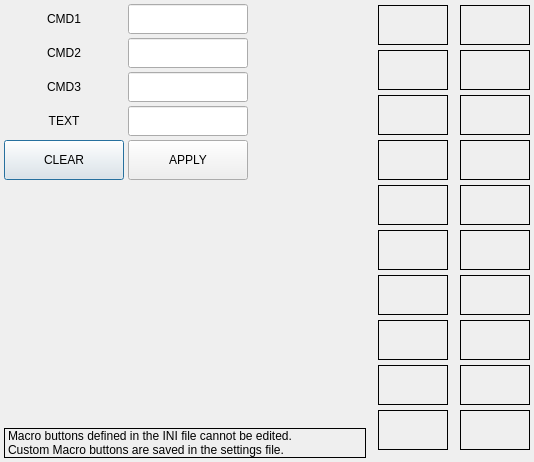
<?xml version="1.0" encoding="UTF-8"?>
<ui version="4.0">
 <class>dialog_macros</class>
 <widget class="QDialog" name="dialog_macros">
  <property name="geometry">
   <rect>
    <x>0</x>
    <y>0</y>
    <width>534</width>
    <height>462</height>
   </rect>
  </property>
  <property name="windowTitle">
   <string>CUSTOM MACROS</string>
  </property>
  <property name="windowIcon">
   <iconset resource="../vyraxis/vyraxis.qrc">
    <normaloff>:/images/images/silver_dragon.png</normaloff>:/images/images/silver_dragon.png</iconset>
  </property>
  <layout class="QHBoxLayout" name="horizontalLayout_2">
   <property name="spacing">
    <number>4</number>
   </property>
   <property name="leftMargin">
    <number>0</number>
   </property>
   <property name="topMargin">
    <number>0</number>
   </property>
   <property name="rightMargin">
    <number>0</number>
   </property>
   <property name="bottomMargin">
    <number>0</number>
   </property>
   <item>
    <layout class="QVBoxLayout" name="verticalLayout_3">
     <property name="leftMargin">
      <number>4</number>
     </property>
     <property name="topMargin">
      <number>4</number>
     </property>
     <property name="rightMargin">
      <number>4</number>
     </property>
     <property name="bottomMargin">
      <number>4</number>
     </property>
     <item>
      <layout class="QHBoxLayout" name="horizontalLayout" stretch="0,0,0">
       <property name="topMargin">
        <number>0</number>
       </property>
       <item>
        <widget class="QLabel" name="label_3">
         <property name="sizePolicy">
          <sizepolicy hsizetype="Preferred" vsizetype="Preferred">
           <horstretch>0</horstretch>
           <verstretch>0</verstretch>
          </sizepolicy>
         </property>
         <property name="minimumSize">
          <size>
           <width>120</width>
           <height>30</height>
          </size>
         </property>
         <property name="maximumSize">
          <size>
           <width>120</width>
           <height>30</height>
          </size>
         </property>
         <property name="text">
          <string>CMD1</string>
         </property>
         <property name="alignment">
          <set>Qt::AlignCenter</set>
         </property>
        </widget>
       </item>
       <item>
        <widget class="QLineEdit" name="lineEdit_cmd1">
         <property name="sizePolicy">
          <sizepolicy hsizetype="Preferred" vsizetype="Preferred">
           <horstretch>0</horstretch>
           <verstretch>0</verstretch>
          </sizepolicy>
         </property>
         <property name="minimumSize">
          <size>
           <width>120</width>
           <height>30</height>
          </size>
         </property>
         <property name="maximumSize">
          <size>
           <width>120</width>
           <height>30</height>
          </size>
         </property>
         <property name="focusPolicy">
          <enum>Qt::ClickFocus</enum>
         </property>
         <property name="maxLength">
          <number>20</number>
         </property>
        </widget>
       </item>
       <item>
        <spacer name="horizontalSpacer">
         <property name="orientation">
          <enum>Qt::Horizontal</enum>
         </property>
         <property name="sizeHint" stdset="0">
          <size>
           <width>40</width>
           <height>20</height>
          </size>
         </property>
        </spacer>
       </item>
      </layout>
     </item>
     <item>
      <layout class="QHBoxLayout" name="horizontalLayout_4">
       <property name="topMargin">
        <number>0</number>
       </property>
       <item>
        <widget class="QLabel" name="label_4">
         <property name="sizePolicy">
          <sizepolicy hsizetype="Preferred" vsizetype="Preferred">
           <horstretch>0</horstretch>
           <verstretch>0</verstretch>
          </sizepolicy>
         </property>
         <property name="minimumSize">
          <size>
           <width>120</width>
           <height>30</height>
          </size>
         </property>
         <property name="maximumSize">
          <size>
           <width>120</width>
           <height>30</height>
          </size>
         </property>
         <property name="text">
          <string>CMD2</string>
         </property>
         <property name="alignment">
          <set>Qt::AlignCenter</set>
         </property>
        </widget>
       </item>
       <item>
        <widget class="QLineEdit" name="lineEdit_cmd2">
         <property name="sizePolicy">
          <sizepolicy hsizetype="Preferred" vsizetype="Preferred">
           <horstretch>0</horstretch>
           <verstretch>0</verstretch>
          </sizepolicy>
         </property>
         <property name="minimumSize">
          <size>
           <width>120</width>
           <height>30</height>
          </size>
         </property>
         <property name="maximumSize">
          <size>
           <width>120</width>
           <height>30</height>
          </size>
         </property>
         <property name="focusPolicy">
          <enum>Qt::ClickFocus</enum>
         </property>
         <property name="maxLength">
          <number>20</number>
         </property>
        </widget>
       </item>
       <item>
        <spacer name="horizontalSpacer_2">
         <property name="orientation">
          <enum>Qt::Horizontal</enum>
         </property>
         <property name="sizeHint" stdset="0">
          <size>
           <width>40</width>
           <height>20</height>
          </size>
         </property>
        </spacer>
       </item>
      </layout>
     </item>
     <item>
      <layout class="QHBoxLayout" name="horizontalLayout_5">
       <property name="topMargin">
        <number>0</number>
       </property>
       <item>
        <widget class="QLabel" name="label_5">
         <property name="sizePolicy">
          <sizepolicy hsizetype="Preferred" vsizetype="Preferred">
           <horstretch>0</horstretch>
           <verstretch>0</verstretch>
          </sizepolicy>
         </property>
         <property name="minimumSize">
          <size>
           <width>120</width>
           <height>30</height>
          </size>
         </property>
         <property name="maximumSize">
          <size>
           <width>120</width>
           <height>30</height>
          </size>
         </property>
         <property name="text">
          <string>CMD3</string>
         </property>
         <property name="alignment">
          <set>Qt::AlignCenter</set>
         </property>
        </widget>
       </item>
       <item>
        <widget class="QLineEdit" name="lineEdit_cmd3">
         <property name="sizePolicy">
          <sizepolicy hsizetype="Preferred" vsizetype="Preferred">
           <horstretch>0</horstretch>
           <verstretch>0</verstretch>
          </sizepolicy>
         </property>
         <property name="minimumSize">
          <size>
           <width>120</width>
           <height>30</height>
          </size>
         </property>
         <property name="maximumSize">
          <size>
           <width>120</width>
           <height>30</height>
          </size>
         </property>
         <property name="focusPolicy">
          <enum>Qt::ClickFocus</enum>
         </property>
         <property name="maxLength">
          <number>20</number>
         </property>
        </widget>
       </item>
       <item>
        <spacer name="horizontalSpacer_3">
         <property name="orientation">
          <enum>Qt::Horizontal</enum>
         </property>
         <property name="sizeHint" stdset="0">
          <size>
           <width>40</width>
           <height>20</height>
          </size>
         </property>
        </spacer>
       </item>
      </layout>
     </item>
     <item>
      <layout class="QHBoxLayout" name="horizontalLayout_6">
       <property name="topMargin">
        <number>0</number>
       </property>
       <item>
        <widget class="QLabel" name="label_6">
         <property name="sizePolicy">
          <sizepolicy hsizetype="Preferred" vsizetype="Preferred">
           <horstretch>0</horstretch>
           <verstretch>0</verstretch>
          </sizepolicy>
         </property>
         <property name="minimumSize">
          <size>
           <width>120</width>
           <height>30</height>
          </size>
         </property>
         <property name="maximumSize">
          <size>
           <width>120</width>
           <height>30</height>
          </size>
         </property>
         <property name="text">
          <string>TEXT</string>
         </property>
         <property name="alignment">
          <set>Qt::AlignCenter</set>
         </property>
        </widget>
       </item>
       <item>
        <widget class="QLineEdit" name="lineEdit_text">
         <property name="sizePolicy">
          <sizepolicy hsizetype="Preferred" vsizetype="Preferred">
           <horstretch>0</horstretch>
           <verstretch>0</verstretch>
          </sizepolicy>
         </property>
         <property name="minimumSize">
          <size>
           <width>120</width>
           <height>30</height>
          </size>
         </property>
         <property name="maximumSize">
          <size>
           <width>120</width>
           <height>30</height>
          </size>
         </property>
         <property name="focusPolicy">
          <enum>Qt::ClickFocus</enum>
         </property>
        </widget>
       </item>
       <item>
        <spacer name="horizontalSpacer_4">
         <property name="orientation">
          <enum>Qt::Horizontal</enum>
         </property>
         <property name="sizeHint" stdset="0">
          <size>
           <width>40</width>
           <height>20</height>
          </size>
         </property>
        </spacer>
       </item>
      </layout>
     </item>
     <item>
      <layout class="QHBoxLayout" name="horizontalLayout_3">
       <property name="topMargin">
        <number>0</number>
       </property>
       <item>
        <widget class="QPushButton" name="btn_clear">
         <property name="sizePolicy">
          <sizepolicy hsizetype="Preferred" vsizetype="Preferred">
           <horstretch>0</horstretch>
           <verstretch>0</verstretch>
          </sizepolicy>
         </property>
         <property name="minimumSize">
          <size>
           <width>120</width>
           <height>40</height>
          </size>
         </property>
         <property name="maximumSize">
          <size>
           <width>120</width>
           <height>40</height>
          </size>
         </property>
         <property name="focusPolicy">
          <enum>Qt::ClickFocus</enum>
         </property>
         <property name="toolTip">
          <string>Clear all input lines</string>
         </property>
         <property name="text">
          <string>CLEAR</string>
         </property>
        </widget>
       </item>
       <item>
        <widget class="QPushButton" name="btn_apply">
         <property name="sizePolicy">
          <sizepolicy hsizetype="Preferred" vsizetype="Preferred">
           <horstretch>0</horstretch>
           <verstretch>0</verstretch>
          </sizepolicy>
         </property>
         <property name="minimumSize">
          <size>
           <width>120</width>
           <height>40</height>
          </size>
         </property>
         <property name="maximumSize">
          <size>
           <width>120</width>
           <height>40</height>
          </size>
         </property>
         <property name="focusPolicy">
          <enum>Qt::ClickFocus</enum>
         </property>
         <property name="toolTip">
          <string>Apply command line to macro button</string>
         </property>
         <property name="text">
          <string>APPLY</string>
         </property>
        </widget>
       </item>
       <item>
        <spacer name="horizontalSpacer_5">
         <property name="orientation">
          <enum>Qt::Horizontal</enum>
         </property>
         <property name="sizeHint" stdset="0">
          <size>
           <width>40</width>
           <height>20</height>
          </size>
         </property>
        </spacer>
       </item>
      </layout>
     </item>
     <item>
      <spacer name="verticalSpacer_2">
       <property name="orientation">
        <enum>Qt::Vertical</enum>
       </property>
       <property name="sizeHint" stdset="0">
        <size>
         <width>20</width>
         <height>40</height>
        </size>
       </property>
      </spacer>
     </item>
     <item>
      <widget class="QLabel" name="lbl_explain">
       <property name="sizePolicy">
        <sizepolicy hsizetype="Preferred" vsizetype="Minimum">
         <horstretch>0</horstretch>
         <verstretch>0</verstretch>
        </sizepolicy>
       </property>
       <property name="frameShape">
        <enum>QFrame::Box</enum>
       </property>
       <property name="text">
        <string>Macro buttons defined in the INI file cannot be edited.
Custom Macro buttons are saved in the settings file.</string>
       </property>
      </widget>
     </item>
    </layout>
   </item>
   <item>
    <layout class="QVBoxLayout" name="verticalLayout">
     <property name="leftMargin">
      <number>4</number>
     </property>
     <property name="topMargin">
      <number>4</number>
     </property>
     <property name="rightMargin">
      <number>4</number>
     </property>
     <property name="bottomMargin">
      <number>4</number>
     </property>
     <item>
      <widget class="ClickableLabel" name="lbl_macro0">
       <property name="minimumSize">
        <size>
         <width>70</width>
         <height>40</height>
        </size>
       </property>
       <property name="maximumSize">
        <size>
         <width>70</width>
         <height>40</height>
        </size>
       </property>
       <property name="frameShape">
        <enum>QFrame::Box</enum>
       </property>
       <property name="text">
        <string/>
       </property>
       <property name="alignment">
        <set>Qt::AlignCenter</set>
       </property>
       <property name="index" stdset="0">
        <number>0</number>
       </property>
      </widget>
     </item>
     <item>
      <widget class="ClickableLabel" name="lbl_macro1">
       <property name="minimumSize">
        <size>
         <width>70</width>
         <height>40</height>
        </size>
       </property>
       <property name="maximumSize">
        <size>
         <width>70</width>
         <height>40</height>
        </size>
       </property>
       <property name="frameShape">
        <enum>QFrame::Box</enum>
       </property>
       <property name="text">
        <string/>
       </property>
       <property name="alignment">
        <set>Qt::AlignCenter</set>
       </property>
       <property name="index" stdset="0">
        <number>1</number>
       </property>
      </widget>
     </item>
     <item>
      <widget class="ClickableLabel" name="lbl_macro2">
       <property name="minimumSize">
        <size>
         <width>70</width>
         <height>40</height>
        </size>
       </property>
       <property name="maximumSize">
        <size>
         <width>70</width>
         <height>40</height>
        </size>
       </property>
       <property name="frameShape">
        <enum>QFrame::Box</enum>
       </property>
       <property name="text">
        <string/>
       </property>
       <property name="alignment">
        <set>Qt::AlignCenter</set>
       </property>
       <property name="index" stdset="0">
        <number>2</number>
       </property>
      </widget>
     </item>
     <item>
      <widget class="ClickableLabel" name="lbl_macro3">
       <property name="minimumSize">
        <size>
         <width>70</width>
         <height>40</height>
        </size>
       </property>
       <property name="maximumSize">
        <size>
         <width>70</width>
         <height>40</height>
        </size>
       </property>
       <property name="frameShape">
        <enum>QFrame::Box</enum>
       </property>
       <property name="text">
        <string/>
       </property>
       <property name="alignment">
        <set>Qt::AlignCenter</set>
       </property>
       <property name="index" stdset="0">
        <number>3</number>
       </property>
      </widget>
     </item>
     <item>
      <widget class="ClickableLabel" name="lbl_macro4">
       <property name="minimumSize">
        <size>
         <width>70</width>
         <height>40</height>
        </size>
       </property>
       <property name="maximumSize">
        <size>
         <width>70</width>
         <height>40</height>
        </size>
       </property>
       <property name="frameShape">
        <enum>QFrame::Box</enum>
       </property>
       <property name="text">
        <string/>
       </property>
       <property name="alignment">
        <set>Qt::AlignCenter</set>
       </property>
       <property name="index" stdset="0">
        <number>4</number>
       </property>
      </widget>
     </item>
     <item>
      <widget class="ClickableLabel" name="lbl_macro5">
       <property name="minimumSize">
        <size>
         <width>70</width>
         <height>40</height>
        </size>
       </property>
       <property name="maximumSize">
        <size>
         <width>70</width>
         <height>40</height>
        </size>
       </property>
       <property name="frameShape">
        <enum>QFrame::Box</enum>
       </property>
       <property name="text">
        <string/>
       </property>
       <property name="alignment">
        <set>Qt::AlignCenter</set>
       </property>
       <property name="index" stdset="0">
        <number>5</number>
       </property>
      </widget>
     </item>
     <item>
      <widget class="ClickableLabel" name="lbl_macro6">
       <property name="minimumSize">
        <size>
         <width>70</width>
         <height>40</height>
        </size>
       </property>
       <property name="maximumSize">
        <size>
         <width>70</width>
         <height>40</height>
        </size>
       </property>
       <property name="frameShape">
        <enum>QFrame::Box</enum>
       </property>
       <property name="text">
        <string/>
       </property>
       <property name="alignment">
        <set>Qt::AlignCenter</set>
       </property>
       <property name="index" stdset="0">
        <number>6</number>
       </property>
      </widget>
     </item>
     <item>
      <widget class="ClickableLabel" name="lbl_macro7">
       <property name="minimumSize">
        <size>
         <width>70</width>
         <height>40</height>
        </size>
       </property>
       <property name="maximumSize">
        <size>
         <width>70</width>
         <height>40</height>
        </size>
       </property>
       <property name="frameShape">
        <enum>QFrame::Box</enum>
       </property>
       <property name="text">
        <string/>
       </property>
       <property name="alignment">
        <set>Qt::AlignCenter</set>
       </property>
       <property name="index" stdset="0">
        <number>7</number>
       </property>
      </widget>
     </item>
     <item>
      <widget class="ClickableLabel" name="lbl_macro8">
       <property name="minimumSize">
        <size>
         <width>70</width>
         <height>40</height>
        </size>
       </property>
       <property name="maximumSize">
        <size>
         <width>70</width>
         <height>40</height>
        </size>
       </property>
       <property name="frameShape">
        <enum>QFrame::Box</enum>
       </property>
       <property name="alignment">
        <set>Qt::AlignCenter</set>
       </property>
       <property name="index" stdset="0">
        <number>8</number>
       </property>
      </widget>
     </item>
     <item>
      <widget class="ClickableLabel" name="lbl_macro9">
       <property name="minimumSize">
        <size>
         <width>70</width>
         <height>40</height>
        </size>
       </property>
       <property name="maximumSize">
        <size>
         <width>70</width>
         <height>40</height>
        </size>
       </property>
       <property name="frameShape">
        <enum>QFrame::Box</enum>
       </property>
       <property name="alignment">
        <set>Qt::AlignCenter</set>
       </property>
       <property name="index" stdset="0">
        <number>9</number>
       </property>
      </widget>
     </item>
    </layout>
   </item>
   <item>
    <layout class="QVBoxLayout" name="verticalLayout_2">
     <property name="leftMargin">
      <number>4</number>
     </property>
     <property name="topMargin">
      <number>4</number>
     </property>
     <property name="rightMargin">
      <number>4</number>
     </property>
     <property name="bottomMargin">
      <number>4</number>
     </property>
     <item>
      <widget class="ClickableLabel" name="lbl_macro10">
       <property name="minimumSize">
        <size>
         <width>70</width>
         <height>40</height>
        </size>
       </property>
       <property name="maximumSize">
        <size>
         <width>70</width>
         <height>40</height>
        </size>
       </property>
       <property name="frameShape">
        <enum>QFrame::Box</enum>
       </property>
       <property name="text">
        <string/>
       </property>
       <property name="alignment">
        <set>Qt::AlignCenter</set>
       </property>
       <property name="index" stdset="0">
        <number>10</number>
       </property>
      </widget>
     </item>
     <item>
      <widget class="ClickableLabel" name="lbl_macro11">
       <property name="minimumSize">
        <size>
         <width>70</width>
         <height>40</height>
        </size>
       </property>
       <property name="maximumSize">
        <size>
         <width>70</width>
         <height>40</height>
        </size>
       </property>
       <property name="frameShape">
        <enum>QFrame::Box</enum>
       </property>
       <property name="text">
        <string/>
       </property>
       <property name="alignment">
        <set>Qt::AlignCenter</set>
       </property>
       <property name="index" stdset="0">
        <number>11</number>
       </property>
      </widget>
     </item>
     <item>
      <widget class="ClickableLabel" name="lbl_macro12">
       <property name="minimumSize">
        <size>
         <width>70</width>
         <height>40</height>
        </size>
       </property>
       <property name="maximumSize">
        <size>
         <width>70</width>
         <height>40</height>
        </size>
       </property>
       <property name="frameShape">
        <enum>QFrame::Box</enum>
       </property>
       <property name="text">
        <string/>
       </property>
       <property name="alignment">
        <set>Qt::AlignCenter</set>
       </property>
       <property name="index" stdset="0">
        <number>12</number>
       </property>
      </widget>
     </item>
     <item>
      <widget class="ClickableLabel" name="lbl_macro13">
       <property name="minimumSize">
        <size>
         <width>70</width>
         <height>40</height>
        </size>
       </property>
       <property name="maximumSize">
        <size>
         <width>70</width>
         <height>40</height>
        </size>
       </property>
       <property name="frameShape">
        <enum>QFrame::Box</enum>
       </property>
       <property name="text">
        <string/>
       </property>
       <property name="alignment">
        <set>Qt::AlignCenter</set>
       </property>
       <property name="index" stdset="0">
        <number>13</number>
       </property>
      </widget>
     </item>
     <item>
      <widget class="ClickableLabel" name="lbl_macro14">
       <property name="minimumSize">
        <size>
         <width>70</width>
         <height>40</height>
        </size>
       </property>
       <property name="maximumSize">
        <size>
         <width>70</width>
         <height>40</height>
        </size>
       </property>
       <property name="frameShape">
        <enum>QFrame::Box</enum>
       </property>
       <property name="text">
        <string/>
       </property>
       <property name="alignment">
        <set>Qt::AlignCenter</set>
       </property>
       <property name="index" stdset="0">
        <number>14</number>
       </property>
      </widget>
     </item>
     <item>
      <widget class="ClickableLabel" name="lbl_macro15">
       <property name="minimumSize">
        <size>
         <width>70</width>
         <height>40</height>
        </size>
       </property>
       <property name="maximumSize">
        <size>
         <width>70</width>
         <height>40</height>
        </size>
       </property>
       <property name="frameShape">
        <enum>QFrame::Box</enum>
       </property>
       <property name="text">
        <string/>
       </property>
       <property name="alignment">
        <set>Qt::AlignCenter</set>
       </property>
       <property name="index" stdset="0">
        <number>15</number>
       </property>
      </widget>
     </item>
     <item>
      <widget class="ClickableLabel" name="lbl_macro16">
       <property name="minimumSize">
        <size>
         <width>70</width>
         <height>40</height>
        </size>
       </property>
       <property name="maximumSize">
        <size>
         <width>70</width>
         <height>40</height>
        </size>
       </property>
       <property name="frameShape">
        <enum>QFrame::Box</enum>
       </property>
       <property name="text">
        <string/>
       </property>
       <property name="alignment">
        <set>Qt::AlignCenter</set>
       </property>
       <property name="index" stdset="0">
        <number>16</number>
       </property>
      </widget>
     </item>
     <item>
      <widget class="ClickableLabel" name="lbl_macro17">
       <property name="minimumSize">
        <size>
         <width>70</width>
         <height>40</height>
        </size>
       </property>
       <property name="maximumSize">
        <size>
         <width>70</width>
         <height>40</height>
        </size>
       </property>
       <property name="frameShape">
        <enum>QFrame::Box</enum>
       </property>
       <property name="text">
        <string/>
       </property>
       <property name="alignment">
        <set>Qt::AlignCenter</set>
       </property>
       <property name="index" stdset="0">
        <number>17</number>
       </property>
      </widget>
     </item>
     <item>
      <widget class="ClickableLabel" name="lbl_macro18">
       <property name="minimumSize">
        <size>
         <width>70</width>
         <height>40</height>
        </size>
       </property>
       <property name="maximumSize">
        <size>
         <width>70</width>
         <height>40</height>
        </size>
       </property>
       <property name="frameShape">
        <enum>QFrame::Box</enum>
       </property>
       <property name="text">
        <string/>
       </property>
       <property name="alignment">
        <set>Qt::AlignCenter</set>
       </property>
       <property name="index" stdset="0">
        <number>18</number>
       </property>
      </widget>
     </item>
     <item>
      <widget class="ClickableLabel" name="lbl_macro19">
       <property name="minimumSize">
        <size>
         <width>70</width>
         <height>40</height>
        </size>
       </property>
       <property name="maximumSize">
        <size>
         <width>70</width>
         <height>40</height>
        </size>
       </property>
       <property name="frameShape">
        <enum>QFrame::Box</enum>
       </property>
       <property name="text">
        <string/>
       </property>
       <property name="alignment">
        <set>Qt::AlignCenter</set>
       </property>
       <property name="index" stdset="0">
        <number>19</number>
       </property>
      </widget>
     </item>
    </layout>
   </item>
  </layout>
 </widget>
 <customwidgets>
  <customwidget>
   <class>ClickableLabel</class>
   <extends>QLabel</extends>
   <header>plugins/custom_macros</header>
  </customwidget>
 </customwidgets>
 <resources>
  <include location="../vyraxis/vyraxis.qrc"/>
 </resources>
 <connections/>
</ui>
